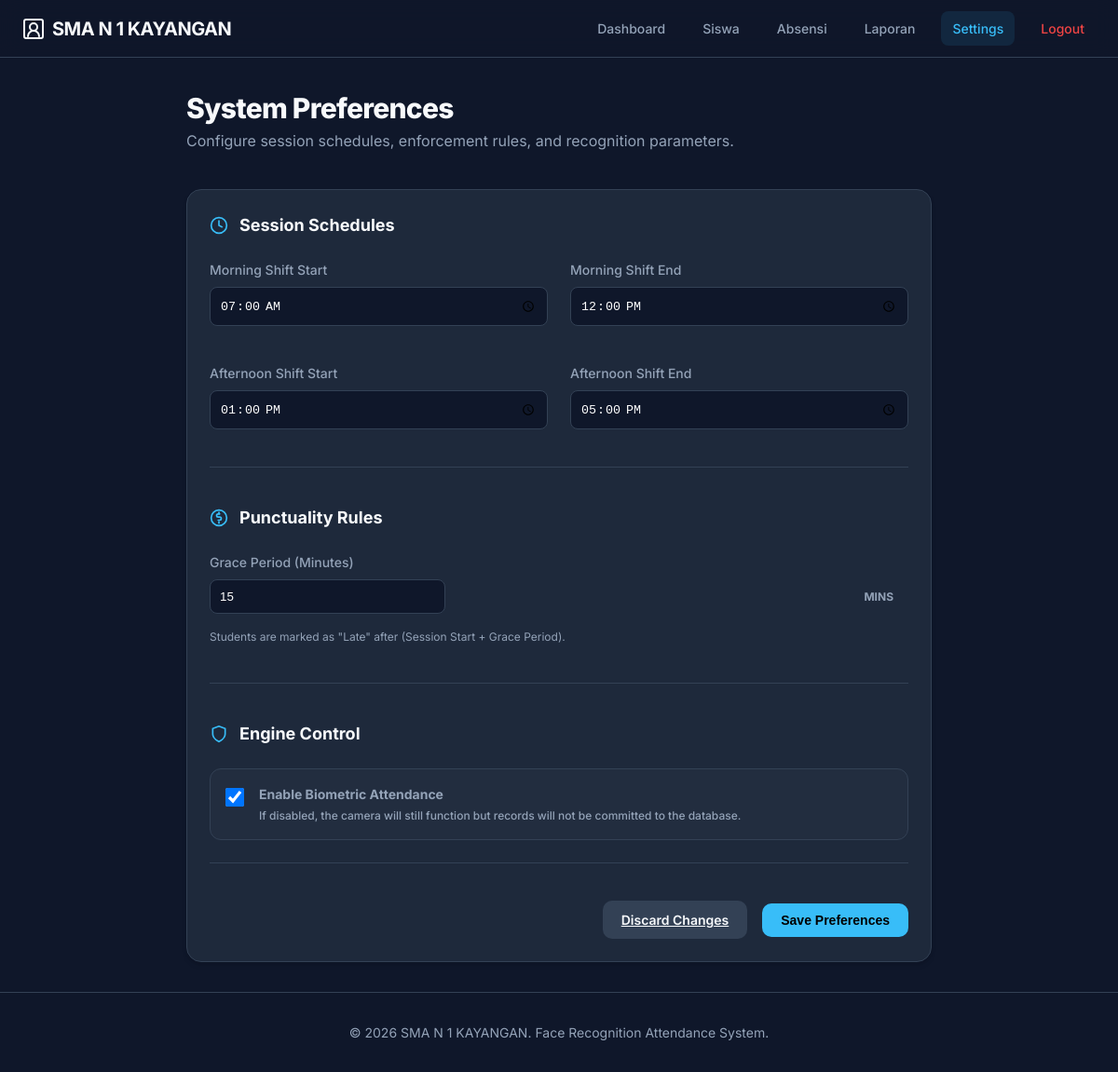
The app's page /settings (signed in) with its own data.
### app/models/models.py (models this page shows, shortened)
class Setting(db.Model):
    __tablename__ = 'settings'
    id = db.Column(db.Integer, primary_key=True)
    key = db.Column(db.String(100), unique=True, nullable=False, index=True)
    value = db.Column(db.Text)
    description = db.Column(db.Text)
    updated_at = db.Column(db.DateTime, default=datetime.utcnow, onupdate=datetime.utcnow)

### app/routes/main.py (the view, shortened to what this page needs)
@main_bp.route('/settings', methods=['GET', 'POST'])
@admin_required
def settings():
    all_settings = {
        'late_threshold_minutes': get_setting('late_threshold_minutes', '15'),
        'morning_session_start': get_setting('morning_session_start', '07:00'),
        'morning_session_end': get_setting('morning_session_end', '12:00'),
        'afternoon_session_start': get_setting('afternoon_session_start', '13:00'),
        'afternoon_session_end': get_setting('afternoon_session_end', '17:00'),
        'attendance_enabled': get_setting('attendance_enabled', 'true'),
    }
    return render_template('settings.html', settings=all_settings)

### app/models/models.py (called while the page is built)
def get_setting(key, default=None):
    setting = Setting.query.filter_by(key=key).first()
    if setting:
        return setting.value
    return default

### app/routes/main.py (called while the page is built)
def admin_required(view_func):
    @wraps(view_func)
    def wrapped(*args, **kwargs):
        if not session.get('is_admin'):
            next_url = request.path
            flash('Silakan login terlebih dahulu.', 'warning')
            return redirect(url_for('auth.login', next=next_url))
        return view_func(*args, **kwargs)
    return wrapped

### app/templates/settings.html (shortened to what this page needs)
{% extends 'base.html' %}
{% block content %}
<div class="settings-container">
    <div style="margin-bottom: 2.5rem;">
        <h1 style="font-size: 1.875rem; font-weight: 800; letter-spacing: -0.025em;">System Preferences</h1>
        <p style="color: var(--text-muted);">Configure session schedules, enforcement rules, and recognition parameters.
        </p>
    </div>
    <form action="{{ url_for('main.settings') }}" method="post" class="card">
        <div class="settings-section">
            <div class="section-header">
                <svg xmlns="http://www.w3.org/2000/svg" width="20" height="20" viewBox="0 0 24 24" fill="none"
                    stroke="currentColor" stroke-width="2" stroke-linecap="round" stroke-linejoin="round">
                    <circle cx="12" cy="12" r="10" />
                    <polyline points="12 6 12 12 16 14" />
                </svg>
                <h3>Session Schedules</h3>
            </div>
            <div class="grid" style="grid-template-columns: 1fr 1fr; gap: 1.5rem; margin-bottom: 1.5rem;">
                <div class="input-group">
                    <label>Morning Shift Start</label>
                    <input name="morning_session_start" type="time" value="{{ settings.morning_session_start }}"
                        required />
                </div>
                <div class="input-group">
                    <label>Morning Shift End</label>
                    <input name="morning_session_end" type="time" value="{{ settings.morning_session_end }}" required />
                </div>
            </div>
            <div class="grid" style="grid-template-columns: 1fr 1fr; gap: 1.5rem;">
                <div class="input-group">
                    <label>Afternoon Shift Start</label>
                    <input name="afternoon_session_start" type="time" value="{{ settings.afternoon_session_start }}"
                        required />
                </div>
                <div class="input-group">
                    <label>Afternoon Shift End</label>
                    <input name="afternoon_session_end" type="time" value="{{ settings.afternoon_session_end }}"
                        required />
                </div>
            </div>
        </div>
        <div class="settings-section">
            <div class="section-header">
                <svg xmlns="http://www.w3.org/2000/svg" width="20" height="20" viewBox="0 0 24 24" fill="none"
                    stroke="currentColor" stroke-width="2" stroke-linecap="round" stroke-linejoin="round">
                    <path d="M11 15h2a2 2 0 1 0 0-4h-2a2 2 0 1 1 0-4h2" />
                    <path d="M12 17v2" />
                    <path d="M12 5v2" />
                    <circle cx="12" cy="12" r="10" />
                </svg>
                <h3>Punctuality Rules</h3>
            </div>
            <div class="input-group">
                <label>Grace Period (Minutes)</label>
                <div style="position: relative;">
                    <input name="late_threshold_minutes" type="number" value="{{ settings.late_threshold_minutes }}"
                        required style="padding-right: 4rem;" />
                    <span
                        style="position: absolute; right: 1rem; top: 50%; transform: translateY(-50%); font-size: 0.75rem; font-weight: 700; color: var(--text-muted); pointer-events: none;">MINS</span>
                </div>
                <p style="font-size: 0.75rem; color: var(--text-muted); margin-top: 0.5rem;">Students are marked as
                    "Late" after (Session Start + Grace Period).</p>
            </div>
        </div>
        <div class="settings-section">
            <div class="section-header">
                <svg xmlns="http://www.w3.org/2000/svg" width="20" height="20" viewBox="0 0 24 24" fill="none"
                    stroke="currentColor" stroke-width="2" stroke-linecap="round" stroke-linejoin="round">
                    <path d="M12 22s8-4 8-10V5l-8-3-8 3v7c0 6 8 10 8 10" />
                </svg>
                <h3>Engine Control</h3>
            </div>
            <div
                style="background: rgba(255, 255, 255, 0.02); padding: 1rem; border-radius: 0.75rem; border: 1px solid var(--border); display: flex; align-items: flex-start; gap: 1rem;">
                <input type="checkbox" name="attendance_enabled" id="attendance_enabled" {% if
                    settings.attendance_enabled=='true' %}checked{% endif %}
                    style="width: 20px; height: 20px; margin-top: 0.25rem;" />
                <label for="attendance_enabled" style="margin-bottom: 0; cursor: pointer;">
                    <div style="font-weight: 700; font-size: 0.875rem;">Enable Biometric Attendance</div>
                    <p style="font-size: 0.75rem; color: var(--text-muted); margin-top: 0.25rem;">If disabled, the
                        camera will still function but records will not be committed to the database.</p>
                </label>
            </div>
        </div>
        <div style="display: flex; gap: 1rem; align-items: center; justify-content: flex-end; margin-top: 1rem;">
            <a href="{{ url_for('main.index') }}" class="btn btn-secondary">Discard Changes</a>
            <button type="submit" class="btn btn-primary">Save Preferences</button>
        </div>
    </form>
</div>
{% endblock %}

### app/templates/base.html (style rules this page uses)
:root { --bg-dark: #0f172a; --bg-card: #1e293b; --text-main: #f8fafc; --text-muted: #94a3b8; --accent: #38bdf8; --accent-hover: #0ea5e9; --success: #22c55e; --danger: #ef4444; --warning: #f59e0b; --border: #334155; }
* { box-sizing: border-box; margin: 0; padding: 0; }
body { font-family: 'Inter', sans-serif; background-color: var(--bg-dark); color: var(--text-main); line-height: 1.5; min-height: 100vh; display: flex; flex-direction: column; }
.card { background: var(--bg-card); border: 1px solid var(--border); border-radius: 1rem; padding: 1.5rem; box-shadow: 0 4px 6px -1px rgba(0, 0, 0, 0.1), 0 2px 4px -1px rgba(0, 0, 0, 0.06); }
.btn { display: inline-flex; align-items: center; justify-content: center; padding: 0.625rem 1.25rem; border-radius: 0.625rem; font-weight: 600; font-size: 0.875rem; cursor: pointer; transition: all 0.2s; border: none; gap: 0.5rem; }
.btn-primary { background: var(--accent); color: #000; }
.btn-secondary { background: var(--border); color: var(--text-main); }
.grid { display: grid; gap: 1.5rem; }
.input-group { display: flex; flex-direction: column; gap: 0.5rem; margin-bottom: 1rem; }
input, select, textarea { background: #0f172a; border: 1px solid var(--border); border-radius: 0.5rem; padding: 0.625rem; color: white; outline: none; transition: border-color 0.2s; }
label { font-size: 0.875rem; font-weight: 500; color: var(--text-muted); }

### app/templates/settings.html (style rules this page uses)
.settings-container { max-width: 800px; margin: 0 auto; }
.settings-section { margin-bottom: 2.5rem; padding-bottom: 1.5rem; border-bottom: 1px solid var(--border); }
.section-header { display: flex; align-items: center; gap: 0.75rem; margin-bottom: 1.5rem; }
.section-header h3 { font-size: 1.125rem; font-weight: 700; margin: 0; }
.section-header svg { color: var(--accent); }

### records on screen
Setting: morning_session_start "07:00"
Setting: morning_session_end "12:00"
Setting: afternoon_session_start "13:00"
Setting: afternoon_session_end "17:00"
Setting: late_threshold_minutes "15"
Setting: value "☑"

### other values on screen
{{ school_name }} "SMA N 1 KAYANGAN"
